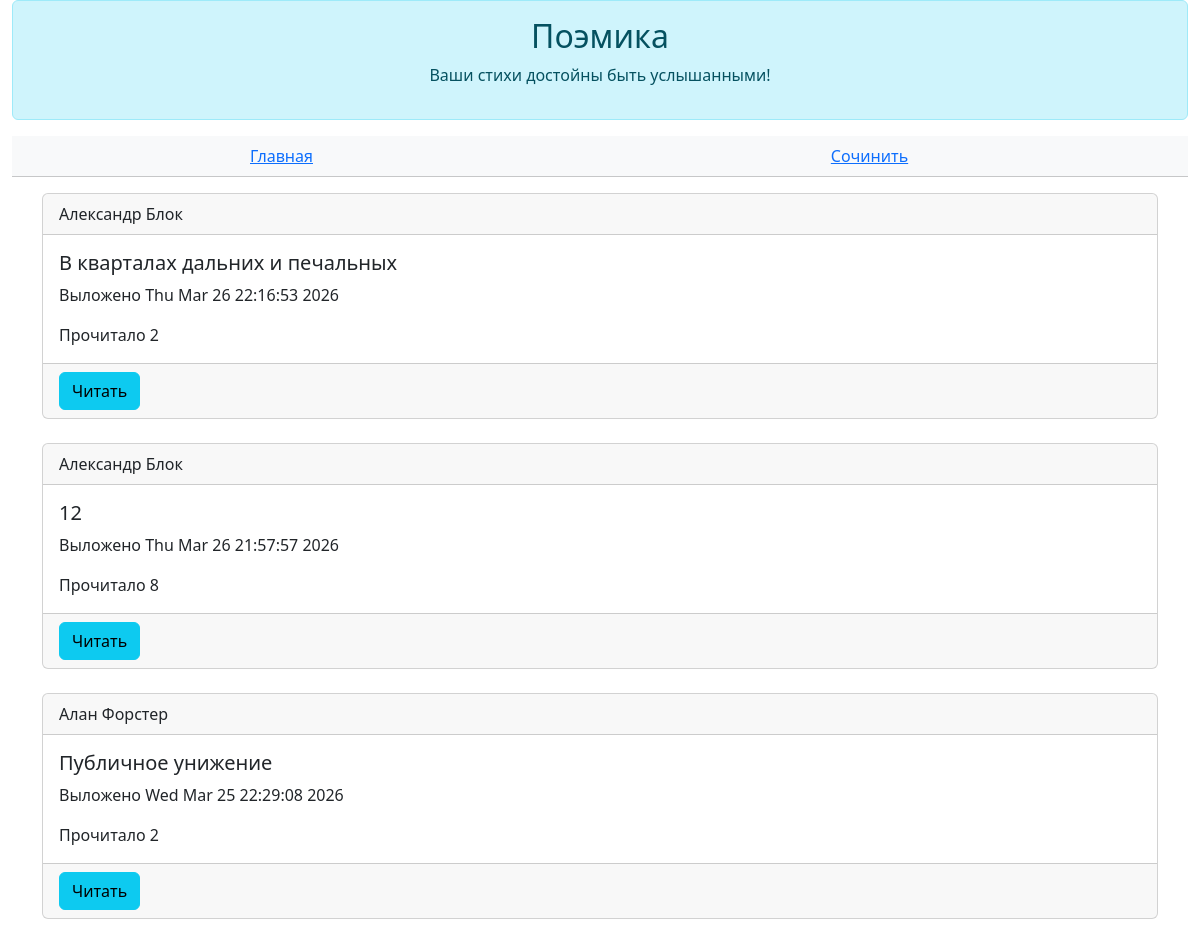
Page /poems on the committed database.
### data/all_models.py (models this page shows)
class Poem(SqlAlchemyBase):
    __tablename__ = "poems"
    id = sqlalchemy.Column(sqlalchemy.Integer, primary_key=True, autoincrement=True)
    author_id = sqlalchemy.Column(sqlalchemy.Integer, sqlalchemy.ForeignKey(User.id))
    author = orm.relationship("User")
    title = sqlalchemy.Column(sqlalchemy.String(25))
    body = sqlalchemy.Column(sqlalchemy.Text)
    read_count = sqlalchemy.Column(sqlalchemy.Integer, default=0)
    is_private = sqlalchemy.Column(sqlalchemy.Boolean, default=True)
    created = sqlalchemy.Column(sqlalchemy.DateTime, default=datetime.datetime.now())

class User(SqlAlchemyBase, UserMixin):
    __tablename__ = "users"
    id = sqlalchemy.Column(sqlalchemy.Integer, primary_key=True, autoincrement=True)
    login = sqlalchemy.Column(sqlalchemy.String)
    name = sqlalchemy.Column(sqlalchemy.String)
    email = sqlalchemy.Column(sqlalchemy.String, unique=True)
    description = sqlalchemy.Column(sqlalchemy.Text)
    hashed_password = sqlalchemy.Column(sqlalchemy.String)
    poems = orm.relationship("Poem", back_populates="author")

### main.py (the view)
@app.route("/poems")
def poems():
    poems = db.query(Poem).all()
    return flask.render_template("poems.html", poems=poems[::-1], user=current_user)

### templates/poems.html (shortened to what this page needs)
{% extends 'base.html' %}
{% block _header %}
    <table class="table table-light text-center">
        <tbody>
            <tr>
                <td>
                    <a href="/">Главная</a>
                </td>
                <td>
                    <a href="/poem/create">Сочинить</a>
                </td>
            </tr>
        </tbody>
    </table>
{% endblock %}
{% block _body %}
    {% for poem in poems %}
        {% if not poem.is_private%}
            <div class="card">
                <div class="card-header">
                    {{poem.author.login}}
                </div>
                <div class="card-body">
                    <h5 class="card-title">{{poem.title}}</h5>
                    <p class="card-text">Выложено {{poem.created.ctime()}}</p>
                    <p class="card-text">Прочитало {{poem.read_count}}</p>
                </div>
                <div class="card-footer">
                    <button class="btn btn-info" onclick="location.href='/poem/read/{{poem.id}}'">Читать</button>
                </div>
            </div>
            <br/>
        {% endif %}
    {% endfor %}
{% endblock %}

### rows in the picture
Poem: author.login "Александр Блок", title "В кварталах дальних и печальных", created.ctime "Thu Mar 26 22:16:53 2026", read_count "2"
Poem: author.login "Александр Блок", title "12", created.ctime "Thu Mar 26 21:57:57 2026", read_count "8"
Poem: author.login "Алан Форстер", title "Публичное унижение", created.ctime "Wed Mar 25 22:29:08 2026", read_count "2"
